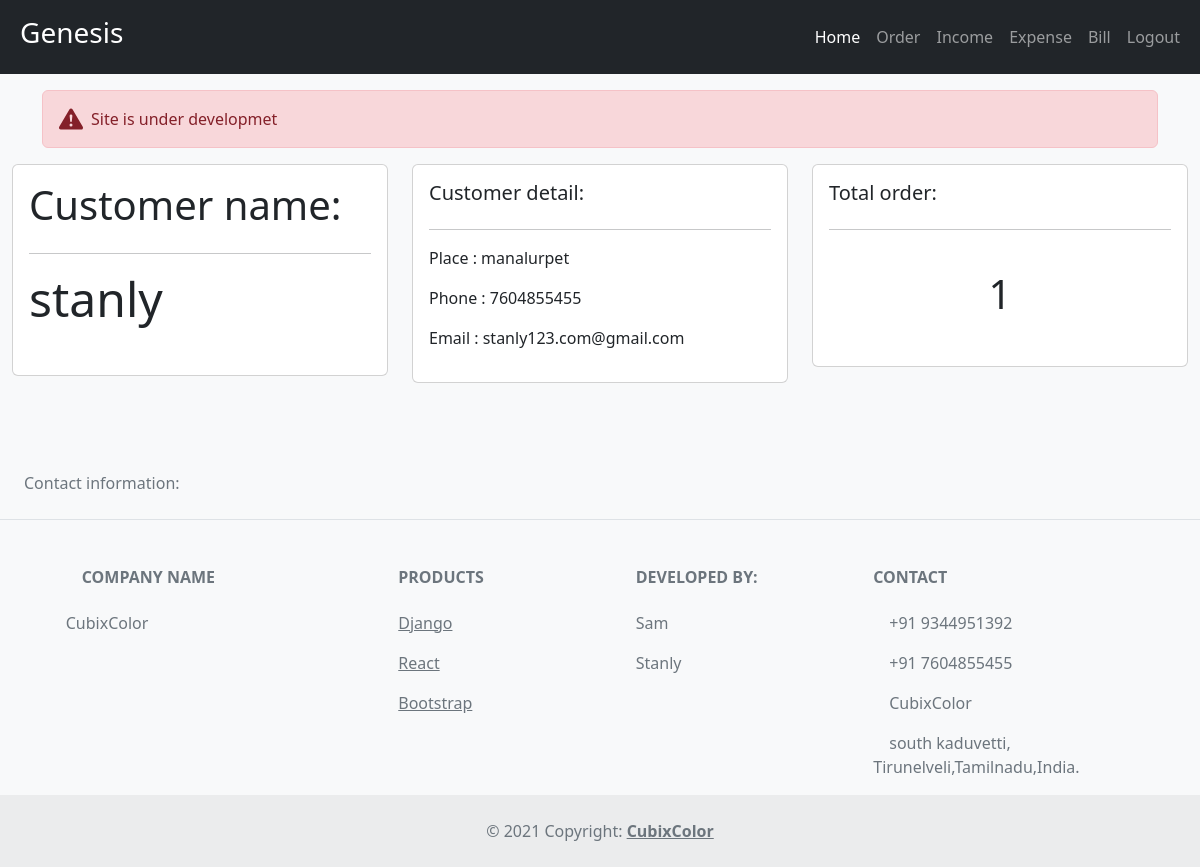
The app's page /customer/1/ (signed in) with its own data.
### app/models.py (models this page shows, shortened)
class Customer(models.Model):
    name=models.CharField(max_length=20,null=True)
    phone=models.CharField(max_length=10,null=True)
    place=models.CharField(max_length=20,blank=True)
    email=models.EmailField(blank=True)

### app/views.py (the view)
# urls.py: path('customer/<str:pk>/',views.customer,name='customer'),
@login_required(login_url='login')
def customer(request,pk):
    customers=Customer.objects.get(id=pk)
    context={'customer':customers}
    return render(request,'app/customer.html',context)

### app/templates/app/customer.html
{% extends 'app/main.html' %}
{% block content %}
<div class="container-fluid">
    <div class="row">
        <div class="col-sm">
            <div class="card card-body mb-3">
                <h5 class="display-6">Customer name: </h5><hr>
                <h1 class="display-5">{{customer.name}}</h1><br>
            </div>
        </div>
        <div class="col-sm">
            <div class="card card-body mb-3">
                <h5>Customer detail:</h5><hr>
                <p>Place : {{customer.place}}</p>
                <p>Phone : {{customer.phone}}</p>
                <p>Email : {{customer.email}}</p>
            </div>
        </div>
        <div class="col-sm">
            <div class="card card-body mb-3">
                <h5>Total order:</h5><hr><br>
                <h1 style="text-align: center;">1</h1><br>
            </div>
        </div>
    </div>
</div>
{% endblock %}

### records on screen
Customer: name "stanly", place "manalurpet", phone "7604855455", email "stanly123.com@gmail.com"
